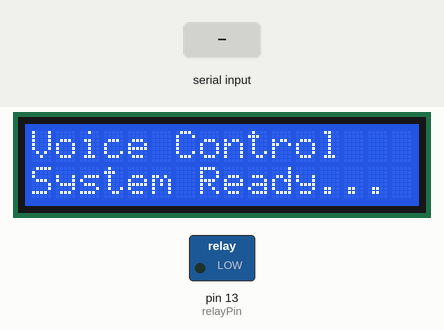
Recording of a sketch running on a simulated Arduino Uno, built with avr-gcc and run on an emulated ATmega328P. Shown: 16×2 character LCD, switched loads named in the sketch (green lamp = pin HIGH). The inputs (shaded band) are chosen by the test bench. What the sketch prints to the serial monitor is not drawn.

Above: at 0.1 s.
3.3 s: "on\n" received over Serial
At 4.0 s:
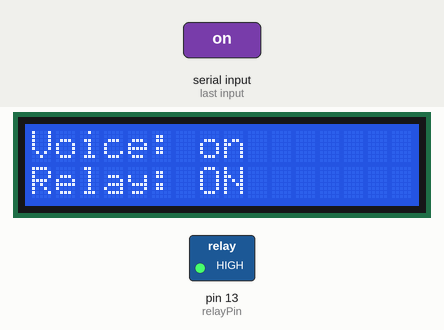
4.8 s: "off\n" received over Serial
At 5.5 s:
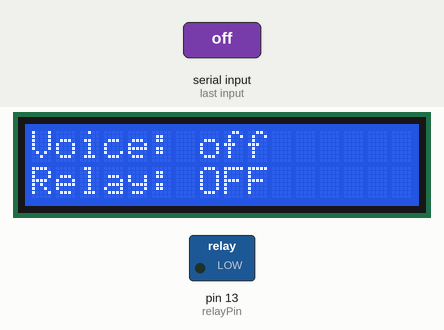
6.3 s: "light on\n" received over Serial
At 7.5 s:
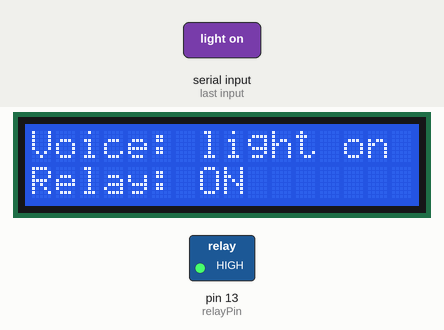
7.9 s: "light off\n" received over Serial
At 9.1 s:
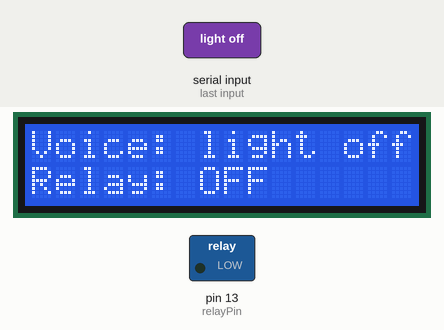
9.5 s: "1\n" received over Serial
At 10.8 s:
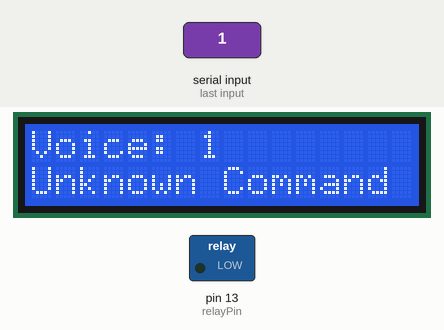
Timing chart, 0 to 12.0 s (numbered marks = the images above; inputs shaded):
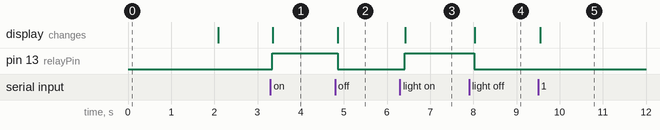

The sketch:

speech_recognition_system_for_home_appliances1.ino
```cpp
#include <Adafruit_LiquidCrystal.h>


Adafruit_LiquidCrystal lcd(0);

const int relayPin = 13;
String voiceCommand = "";

void setup() {

  Serial.begin(9600);


  pinMode(relayPin, OUTPUT);
  digitalWrite(relayPin, LOW);


  lcd.begin(16, 2);
  lcd.setBacklight(1);


  lcd.setCursor(0, 0);
  lcd.print("Voice Control");
  lcd.setCursor(0, 1);
  lcd.print("System Ready...");
  delay(2000);
  lcd.clear();
}

void loop() {

  while (Serial.available() > 0) {
    delay(10);
    char c = Serial.read();
    if (c == '\n' || c == '\r') break;
    voiceCommand += c;
  }

  if (voiceCommand.length() > 0) {
    voiceCommand.toLowerCase();
    voiceCommand.trim();

    lcd.clear();
    lcd.setCursor(0, 0);
    lcd.print("Voice: " + voiceCommand);


    if (voiceCommand == "on" || voiceCommand == "light on") {
      digitalWrite(relayPin, HIGH);
      lcd.setCursor(0, 1);
      lcd.print("Relay: ON ");
      Serial.println("Action: Relay Turned ON");
    }
    else if (voiceCommand == "off" || voiceCommand == "light off") {
      digitalWrite(relayPin, LOW);
      lcd.setCursor(0, 1);
      lcd.print("Relay: OFF");
      Serial.println("Action: Relay Turned OFF");
    }
    else {
      lcd.setCursor(0, 1);
      lcd.print("Unknown Command");
    }

    voiceCommand = "";
  }
}
```

Measured:
- after the input at 3.3 s, pin 13 (relayPin): LOW → HIGH at once; the display: changes after 0.05 s (image 1)
- after the input at 4.8 s, pin 13 (relayPin): HIGH → LOW after 0.05 s; the display: changes after 0.06 s (image 2)
- after the input at 6.3 s, pin 13 (relayPin): LOW → HIGH after 0.11 s; the display: changes after 0.12 s (image 3)
- after the input at 7.9 s, pin 13 (relayPin): HIGH → LOW after 0.12 s; the display: changes after 0.13 s (image 4)
- after the input at 9.5 s, the display: changes after 0.05 s (image 5)
